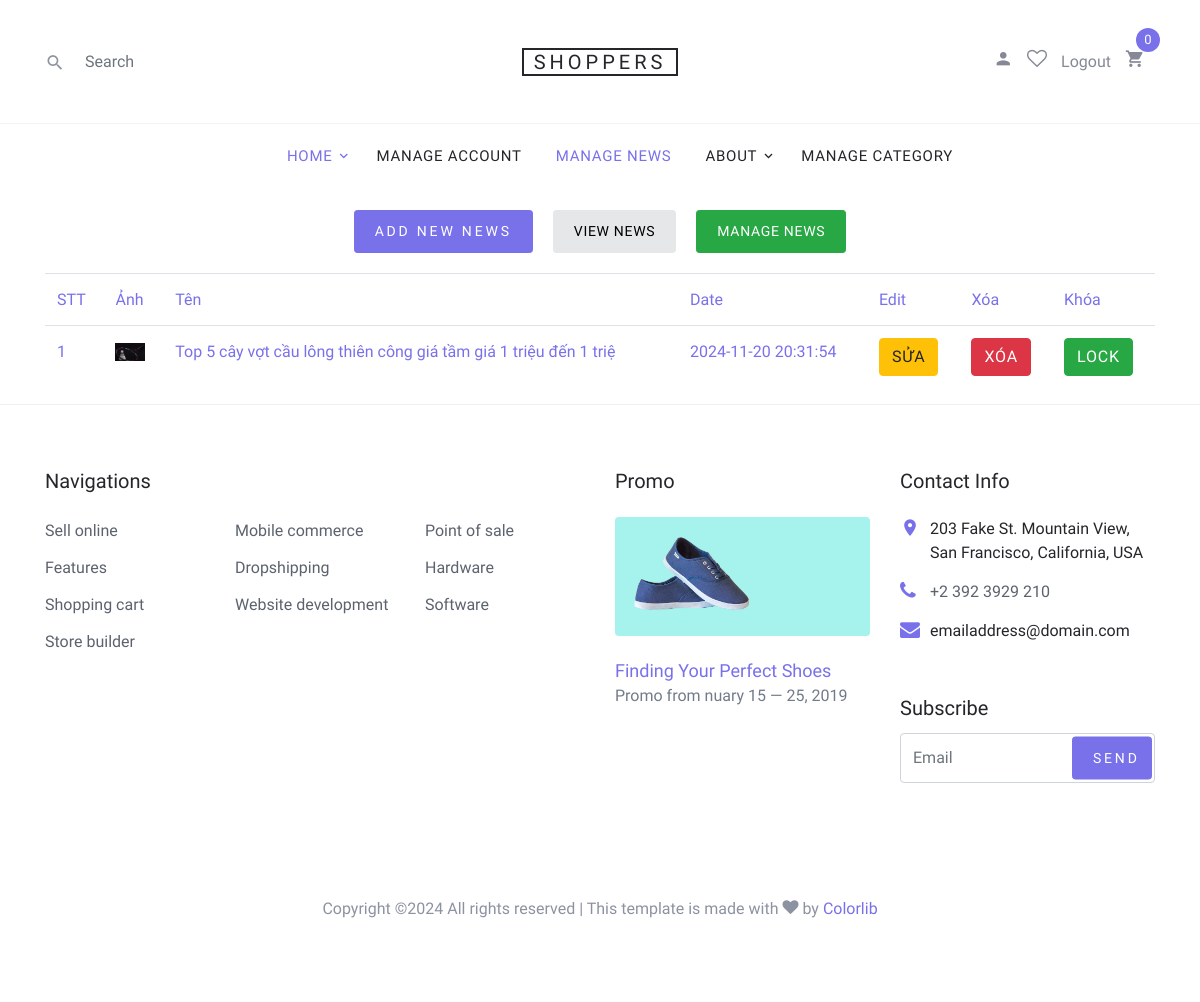
Before: /shoppers-admin/index.php?cmd=news (signed in) with the older database file.
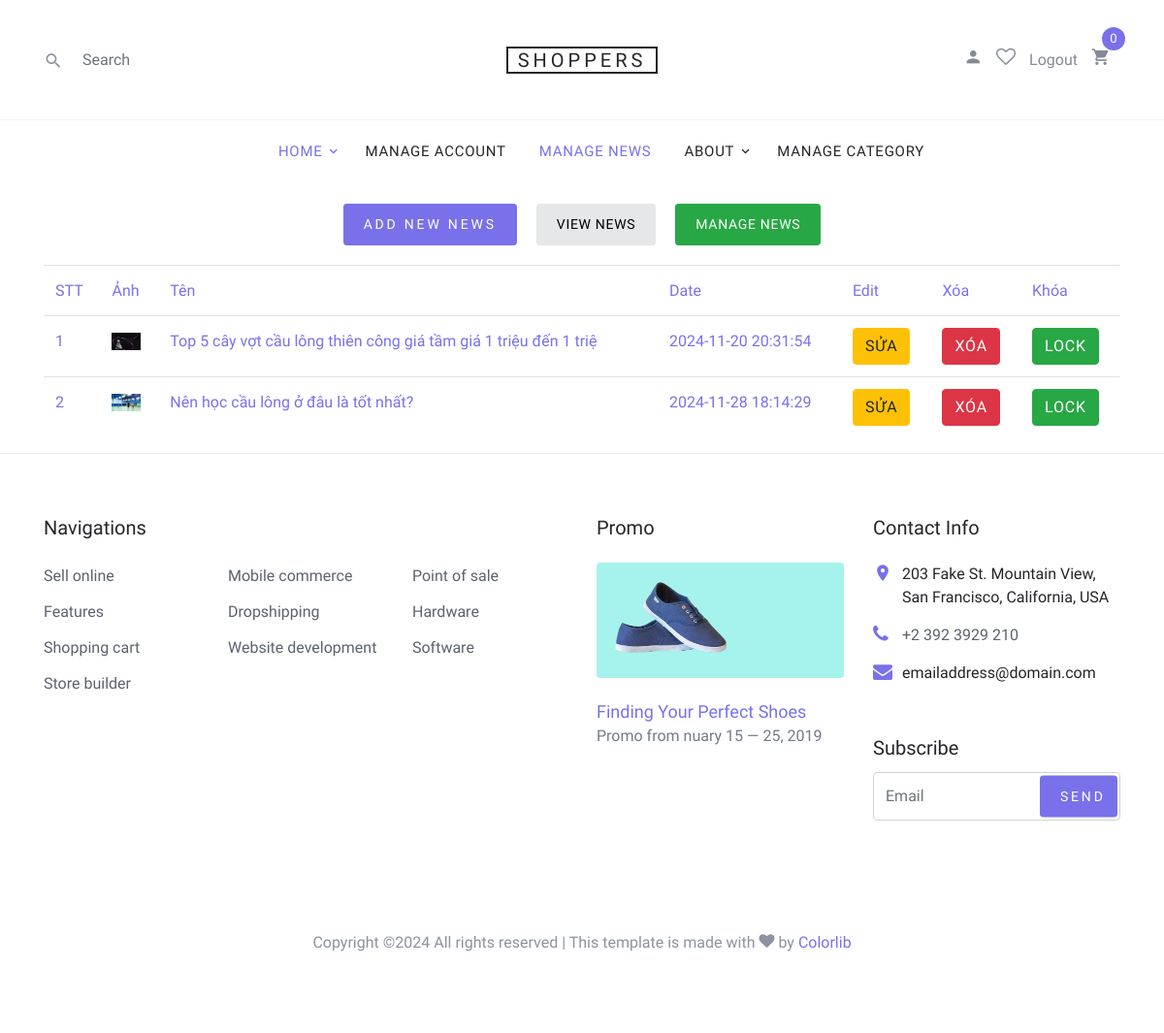
After: the same page with the newer database file.
### tables this page shows
CREATE TABLE `news` (
  `id` int(5) UNSIGNED NOT NULL,
  `name` varchar(256) NOT NULL,
  `img` varchar(100) DEFAULT NULL,
  `description` text NOT NULL,
  `content` text DEFAULT NULL,
  `date` datetime NOT NULL DEFAULT current_timestamp(),
  `status` tinyint(1) NOT NULL DEFAULT 1
);

### shoppers-admin/index.php (called while the page is built, shortened)
<?php
    if(isset($_GET['cmd']))
        $cmd = $_GET['cmd'];
    else
        $cmd = 'home';
    include("head.php");
    include("header.php");
    include($cmd. ".php");
    include("footer.php");
?>

### shoppers-admin/news.php (the view, shortened to what this page needs)
<?php
function manage()
{
    global $conn;
    $data=
    "<table class='table' style='color:#7971ea;'>
    <tr class='text-weight'>
        <td>STT</td>
        <td>Ảnh</td>
        <td>Tên</td>
        <td>Date</td>
        <td>Edit</td>
        <td>Xóa</td>
        <td>Khóa</td>
    </tr>";
    $stt=1;
    $sql='select * from news';
    $result=mysqli_query($conn,$sql);
    while($row=mysqli_fetch_assoc($result))
    {
        if($row['status']==1)
        $status="<a href='index.php?cmd=news&action=status&id=".$row['id']."&status=".$row['status']."' class='btn btn-success'>Lock</a>";
        else
        $status="<a href='index.php?cmd=news&action=status&id=".$row['id']."&status=".$row['status']."' class='btn btn-secondary'>Unlock</a>";
        $data.= "
        <tr><td>".$stt++."</td>
            <td><img src='../images/".$row['img']."' width='30'></td>
            <td>".$row['name']."</td>
            <td>".$row['date']."</td>
            <td><a href='index.php?cmd=news&action=edit&id=".$row['id']."' class='btn btn-warning'>Sửa</a></td>
            <td><a href='index.php?cmd=news&action=del&id=".$row['id']."' class='btn btn-danger'>Xóa</a></td>
            <td>".$status."</td>
        </tr>";
    }
    $data.= '</table>';
    echo $data;
}
?>
<section>
    <div class="container">
        <div class="row d-flex justify-content-center">
            <div class="col-12">
                <div class="d-flex justify-content-center gap-20 py-20">
                    <a href="index.php?cmd=news&action=add" class="btn btn-sm btn-primary">Add new News</a>
                    <a href="index.php?cmd=news-category" class="btn btn-sm btn-secondary">View News</a>
                    <a href="index.php?cmd=news&action=manage" class="btn btn-sm btn-success">Manage News</a>
                </div>
            </div>
            <div class="col-12">
            <?php
            if(isset($_GET['action']))
                $action=$_GET['action'];
            else
                $action = 'manage';
            switch($action)
            {
                default: manage();
            }
            ?>
            </div>
        </div>
    </div>
</section>

Changed rows visible on the page:
added news: img (picture), name "Nên học cầu lông ở đâu là tốt nhất?", date "2024-11-28 18:14:29"
